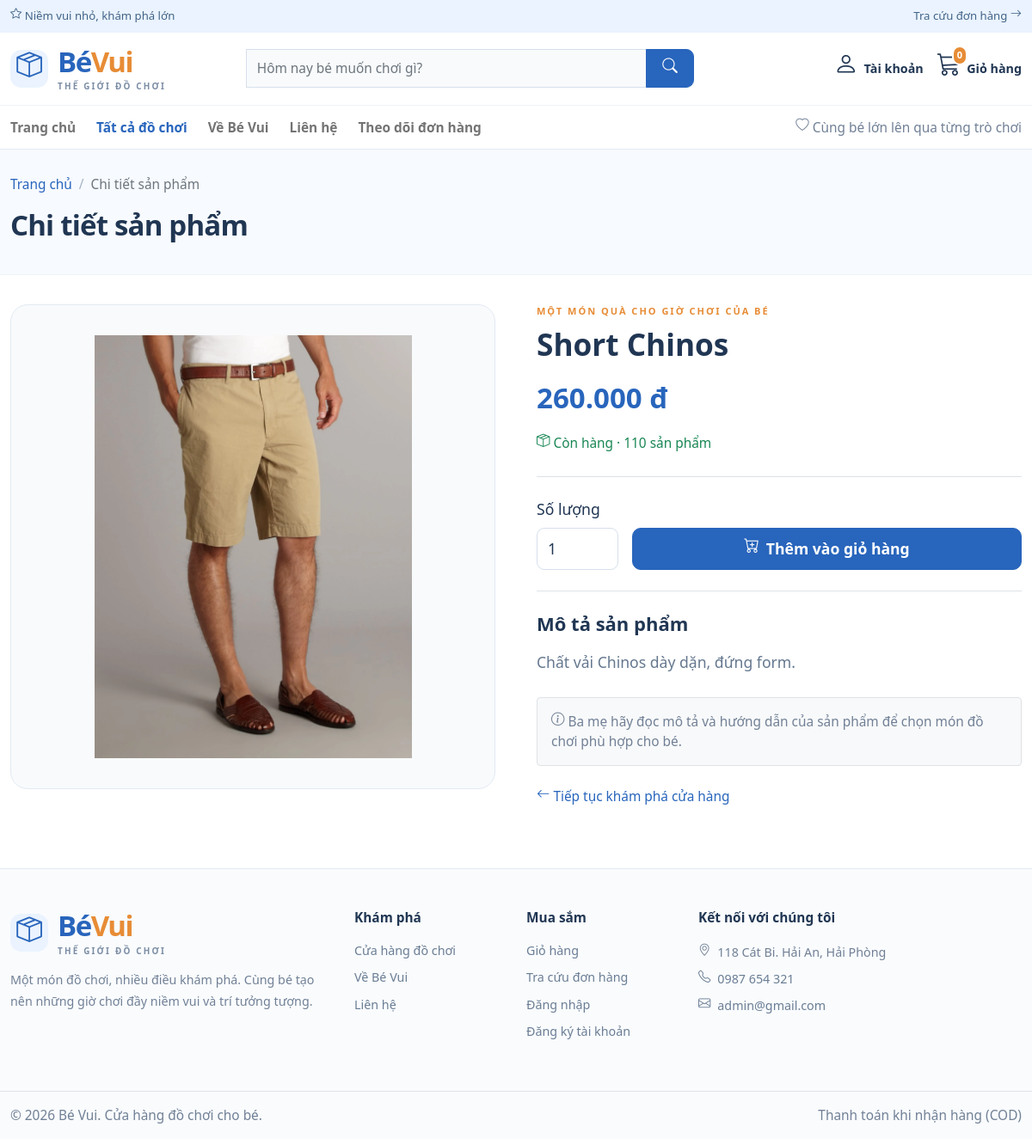
The page /index.php?act=detail&id=93 on the database its author committed.
### tables this page shows
CREATE TABLE `san_pham` (
  `id_sp` int NOT NULL AUTO_INCREMENT,
  `id_mau_sac` int DEFAULT NULL,
  `id_kich_co` int DEFAULT NULL,
  `hinh_anh` varchar(255) DEFAULT NULL,
  `ten_sp` varchar(100) DEFAULT NULL,
  `gia_sp` decimal(10,2) DEFAULT NULL,
  `so_luong` int DEFAULT NULL,
  `loai` varchar(50) DEFAULT NULL,
  `id_danh_muc` int DEFAULT NULL,
  `Mo_ta` text NOT NULL,
  `trang_thai` tinyint NOT NULL DEFAULT '0',
  `luot_xem` int DEFAULT '0',
  PRIMARY KEY (`id_sp`),
  KEY `fk_sanpham_danhmuc` (`id_danh_muc`),
  CONSTRAINT `fk_sanpham_danhmuc` FOREIGN KEY (`id_danh_muc`) REFERENCES `danh_muc` (`id_danh_muc`) ON DELETE CASCADE ON UPDATE CASCADE
);

### Model/pdo.php (called while the page is built, shortened)
<?php
function pdo_get_connection(){
    $dburl = "mysql:host=localhost;dbname=dochoi;charset=utf8";
    $username = 'root';
    $password = '';
    $conn = new PDO($dburl, $username, $password);
    $conn->setAttribute(PDO::ATTR_ERRMODE, PDO::ERRMODE_EXCEPTION);
    return $conn;
}
function pdo_query_one($sql){
    $sql_args = array_slice(func_get_args(), 1);
    try{
        $conn = pdo_get_connection();
        $stmt = $conn->prepare($sql);
        $stmt->execute($sql_args);
        $row = $stmt->fetch(PDO::FETCH_ASSOC);
        return $row;
    }
    catch(PDOException $e){
        throw $e;
    }
    finally{
        unset($conn);
    }
}

### Model/UserSanpham.php (called while the page is built, shortened)
<?php
include_once "pdo.php";
class UserSanpham {
    public function getProductDetail($id) {
        $id = filter_var($id, FILTER_VALIDATE_INT, ['options' => ['min_range' => 1, 'max_range' => 2147483647]]);
        $sql = "SELECT * FROM san_pham WHERE id_sp = ? AND trang_thai = 1";
        return pdo_query_one($sql, $id);
    }
}
?>

### views/layout/helpers.php (called while the page is built, shortened)
<?php
function storeEscape($value) { return htmlspecialchars((string)$value, ENT_QUOTES, 'UTF-8'); }
function storeMoney($value) { return number_format((float)$value, 0, ',', '.') . ' đ'; }
function storeProductImage($name) {
    $name = is_string($name) ? basename($name) : '';
    return $name !== '' && is_file(__DIR__ . '/../../admin/image/' . $name) ? 'admin/image/' . $name : 'img/toy-placeholder.svg';
}

### views/shop-details.php (the view)
<?php include __DIR__ . '/layout/header.php'; $pageTitle='Chi tiết sản phẩm'; $pageDescription=''; include __DIR__ . '/partials/page-heading.php'; ?>
<section class="container pb-4"><div class="row g-4 g-lg-5 align-items-start"><div class="col-md-6"><div class="product-detail-image"><img src="<?= storeEscape(storeProductImage($sp['hinh_anh'])) ?>" alt="<?= storeEscape($sp['ten_sp']) ?>"></div></div><div class="col-md-6"><span class="section-eyebrow">MỘT MÓN QUÀ CHO GIỜ CHƠI CỦA BÉ</span><h1 class="fs-2 mb-3"><?= storeEscape($sp['ten_sp']) ?></h1><div class="detail-price mb-3"><?= storeMoney($sp['gia_sp']) ?></div><p class="small <?= (int)$sp['so_luong']>0?'text-success':'text-muted' ?>"><i class="bi bi-box-seam me-1" aria-hidden="true"></i><?= (int)$sp['so_luong']>0?'Còn hàng · '.(int)$sp['so_luong'].' sản phẩm':'Sản phẩm tạm hết hàng' ?></p>
<form action="index.php?act=add_to_cart" method="post" class="border-top border-bottom py-4 my-4"><input type="hidden" name="id_sp" value="<?= (int)$sp['id_sp'] ?>"><label for="product-quantity" class="form-label">Số lượng</label><div class="d-flex gap-3"><input id="product-quantity" type="number" name="quantity" value="1" min="1" max="<?= max(1,(int)$sp['so_luong']) ?>" step="1" class="form-control" style="max-width:95px" required><button class="btn btn-primary flex-grow-1" type="submit" name="add_to_cart" <?= (int)$sp['so_luong']<=0?'disabled':'' ?>><i class="bi bi-cart-plus me-2" aria-hidden="true"></i>Thêm vào giỏ hàng</button></div></form>
<h2 class="fs-5">Mô tả sản phẩm</h2><div class="product-description mt-3"><?= storeEscape($sp['Mo_ta']) ?></div><div class="mt-4 p-3 rounded border bg-light small text-muted"><i class="bi bi-info-circle me-1" aria-hidden="true"></i>Ba mẹ hãy đọc mô tả và hướng dẫn của sản phẩm để chọn món đồ chơi phù hợp cho bé.</div><a href="index.php?act=shop" class="d-inline-block mt-4 small"><i class="bi bi-arrow-left me-1" aria-hidden="true"></i>Tiếp tục khám phá cửa hàng</a></div></div></section>
<?php include __DIR__ . '/layout/footer.php'; ?>

### css/storefront.css (style rules this page uses)
.form-control, .form-select, .dropdown-menu { font-size:1.1rem; }
.btn { font-size:1.1rem; }
.store-body .fs-2 { font-size:calc(1.4575rem + .99vw)!important; }
.store-body .fs-5 { font-size:1.375rem!important; }
@media (min-width:1200px) { .store-body .fs-2 { font-size:2.2rem!important; } }
:root { --toy-blue:#2865bc; --toy-dark:#203653; --toy-orange:#e78c36; --toy-border:#e3eaf2; --toy-muted:#718096; }
body.store-body { font-family:system-ui,-apple-system,"Segoe UI",sans-serif; font-size:17.6px; color:var(--toy-dark); background:#fff; }
a { text-decoration:none; color:var(--toy-blue); }
h1,h2,h3,h4,h5,h6 { color:var(--toy-dark); font-weight:700; }
p { line-height:1.75; }
.btn { border-radius:10px; font-weight:600; padding:.65rem 1rem; }
.btn-primary { background:var(--toy-blue); border-color:var(--toy-blue); }
.form-control,.form-select { border-color:#d6e0ec; border-radius:9px; min-height:45px; color:var(--toy-dark); }
.text-muted { color:var(--toy-muted)!important; }
.section-eyebrow { display:block; color:var(--toy-orange); font-size:11px; font-weight:800; letter-spacing:2px; margin-bottom:9px; }
.product-detail-image { border:1px solid var(--toy-border); background:#f8fafc; border-radius:20px; aspect-ratio:1; display:flex; align-items:center; justify-content:center; padding:35px; }
.product-detail-image img { width:100%; height:100%; object-fit:contain; border-radius:12px; }
.detail-price { font-size:33px; font-weight:750; color:var(--toy-blue); }
.product-description { line-height:1.85; color:#65788f; white-space:pre-line; overflow-wrap:anywhere; }
@media (min-width:1200px) { .container { max-width:1200px; } }

### rows shown on the page
san_pham: hinh_anh (picture), ten_sp "Short Chinos", gia_sp "260.000 đ", so_luong "110", Mo_ta "Chất vải Chinos dày dặn, đứng form."

### other values the page prints
$cartCount "0"
$label "Trang chủ"
$label "Tất cả đồ chơi"
$label "Về Bé Vui"
$label "Liên hệ"
$label "Theo dõi đơn hàng"
storeEscape($pageTitle) "Chi tiết sản phẩm"
